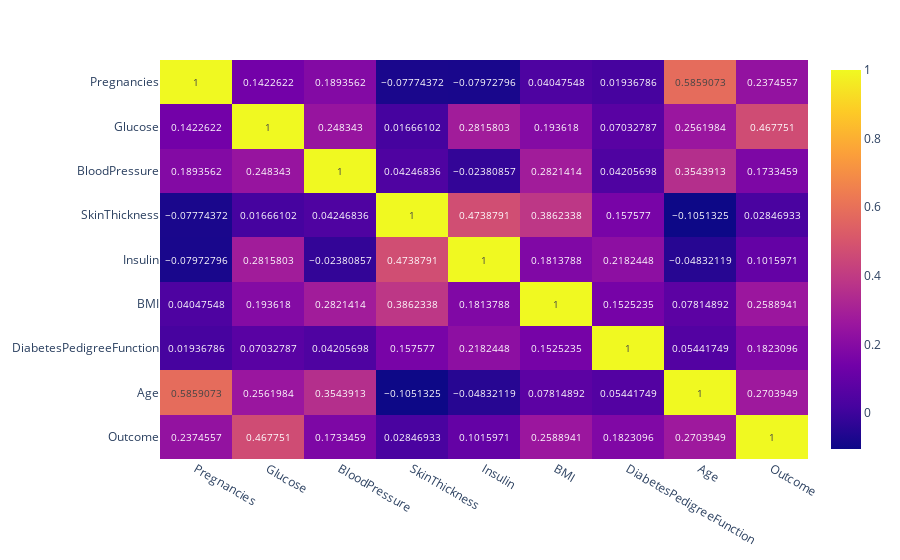

The notebook cell this image was saved under:
### Code cell
fig = px.imshow(df.corr(), text_auto=True, aspect="auto")
fig.show()

### Figure 1 — Plotly figure (JSON) as saved in the notebook; plotly's stock layout.template omitted (floating-point values rounded to 4 significant figures)
{"data": [{"coloraxis": "coloraxis", "hovertemplate": "x: %{x}<br>y: %{y}<br>color: %{z}<extra></extra>", "name": "0", "texttemplate": "%{z}", "type": "heatmap", "x": ["Pregnancies", "Glucose", "BloodPressure", "SkinThickness", "Insulin", "BMI", "DiabetesPedigreeFunction", "Age", "Outcome"], "xaxis": "x", "y": ["Pregnancies", "Glucose", "BloodPressure", "SkinThickness", "Insulin", "BMI", "DiabetesPedigreeFunction", "Age", "Outcome"], "yaxis": "y", "z": [[1.0, 0.1423, 0.1894, -0.07774, -0.07973, 0.04048, 0.01937, 0.5859, 0.2375], [0.1423, 1.0, 0.2483, 0.01666, 0.2816, 0.1936, 0.07033, 0.2562, 0.4678], [0.1894, 0.2483, 1.0, 0.04247, -0.02381, 0.2821, 0.04206, 0.3544, 0.1733], [-0.07774, 0.01666, 0.04247, 1.0, 0.4739, 0.3862, 0.1576, -0.1051, 0.02847], [-0.07973, 0.2816, -0.02381, 0.4739, 1.0, 0.1814, 0.2182, -0.04832, 0.1016], [0.04048, 0.1936, 0.2821, 0.3862, 0.1814, 1.0, 0.1525, 0.07815, 0.2589], [0.01937, 0.07033, 0.04206, 0.1576, 0.2182, 0.1525, 1.0, 0.05442, 0.1823], [0.5859, 0.2562, 0.3544, -0.1051, -0.04832, 0.07815, 0.05442, 1.0, 0.2704], [0.2375, 0.4678, 0.1733, 0.02847, 0.1016, 0.2589, 0.1823, 0.2704, 1.0]]}], "layout": {"coloraxis": {"colorscale": [[0, "#0d0887"], [0.1111, "#46039f"], [0.2222, "#7201a8"], [0.3333, "#9c179e"], [0.4444, "#bd3786"], [0.5556, "#d8576b"], [0.6667, "#ed7953"], [0.7778, "#fb9f3a"], [0.8889, "#fdca26"], [1, "#f0f921"]]}, "margin": {"t": 60}, "xaxis": {"anchor": "y", "domain": [0, 1]}, "yaxis": {"anchor": "x", "autorange": "reversed", "domain": [0, 1]}}}
